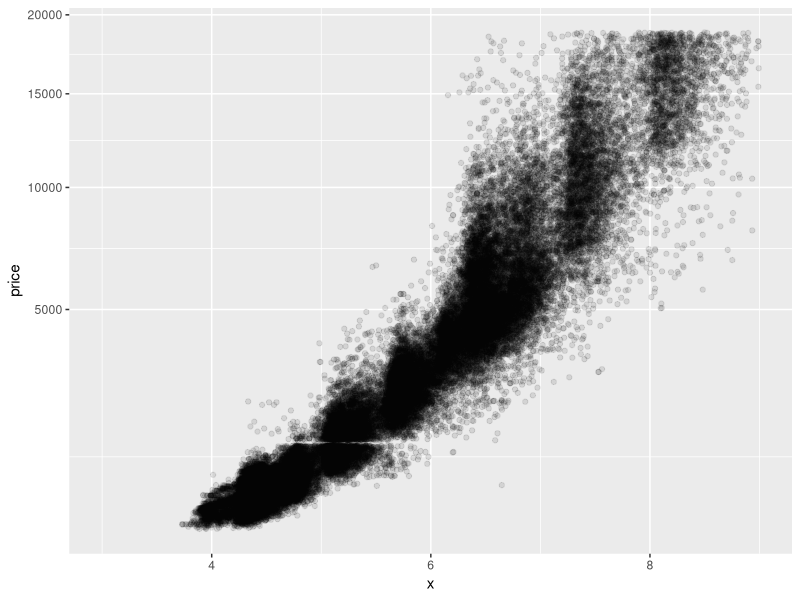
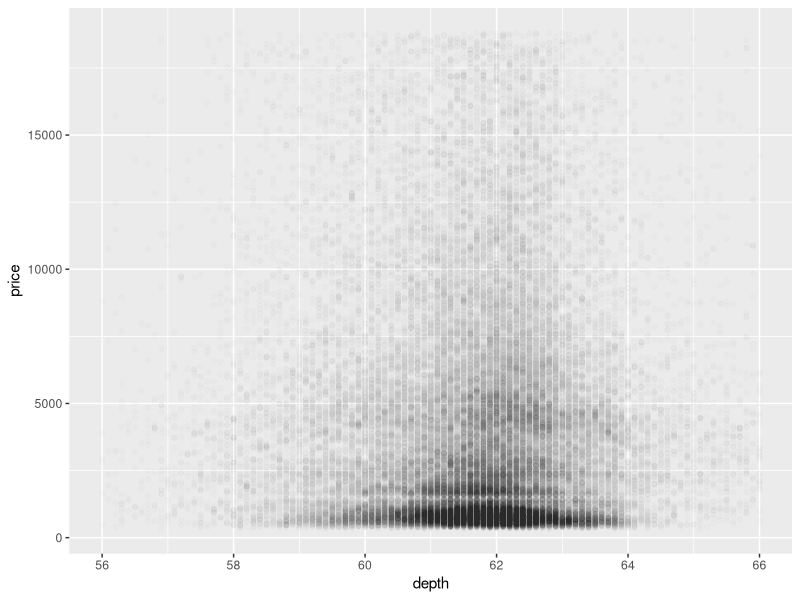
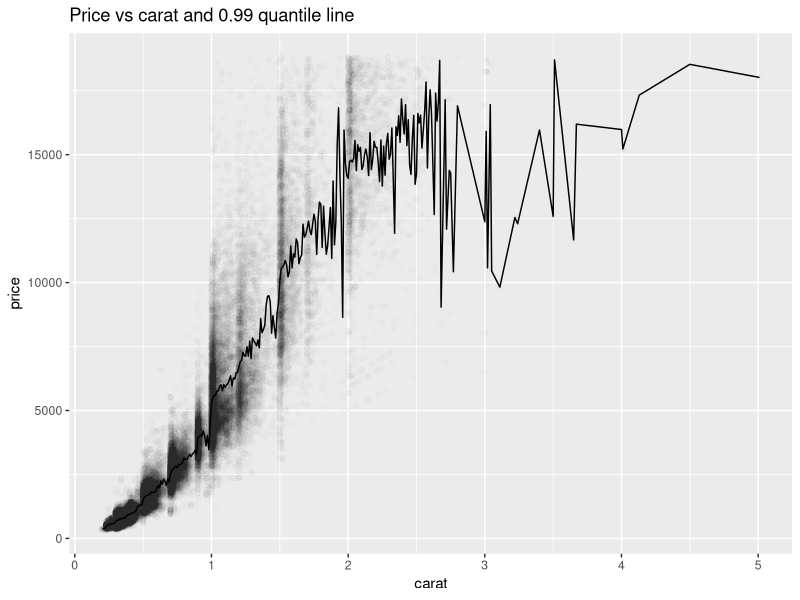
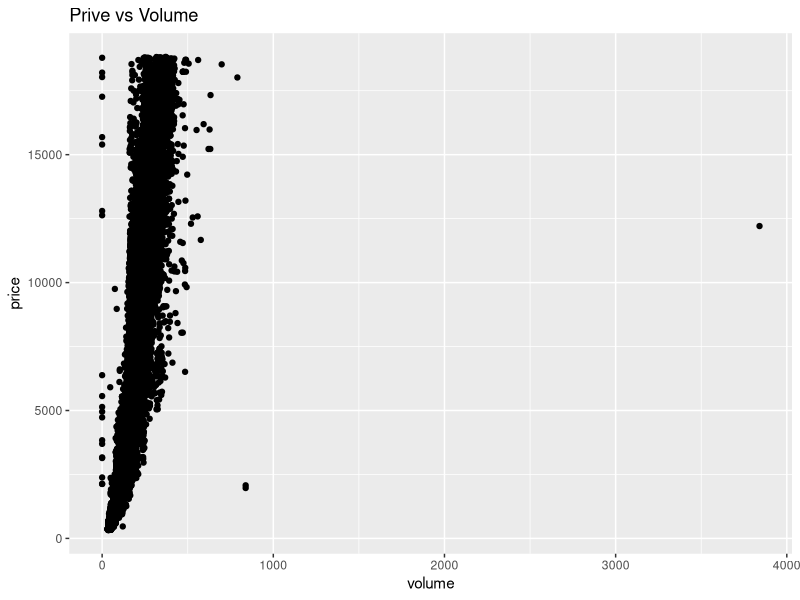
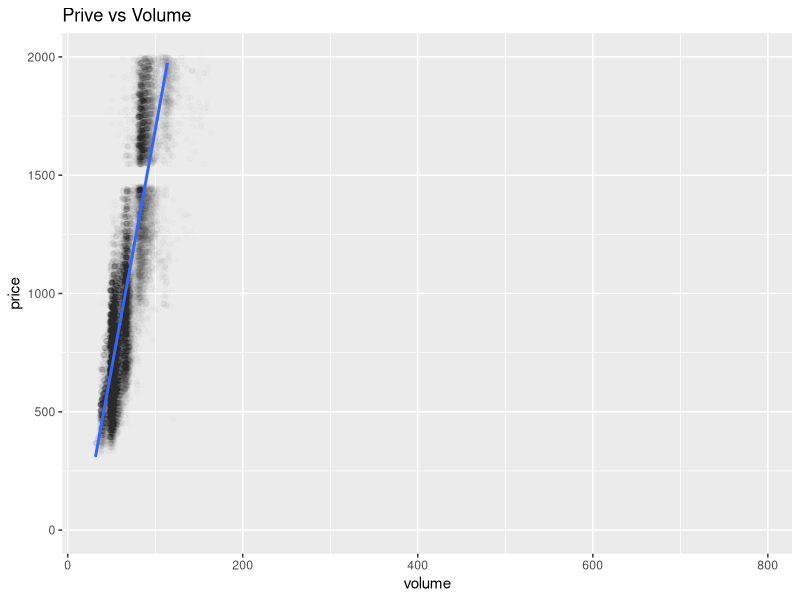
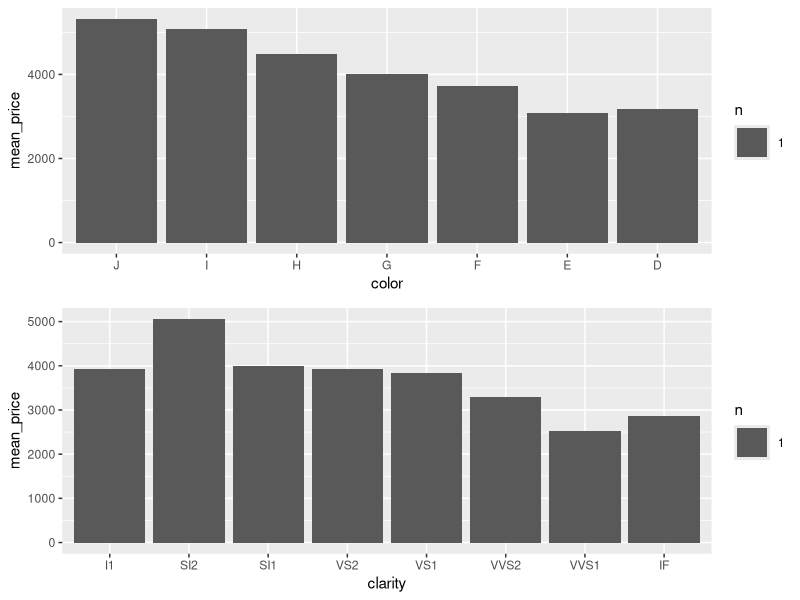
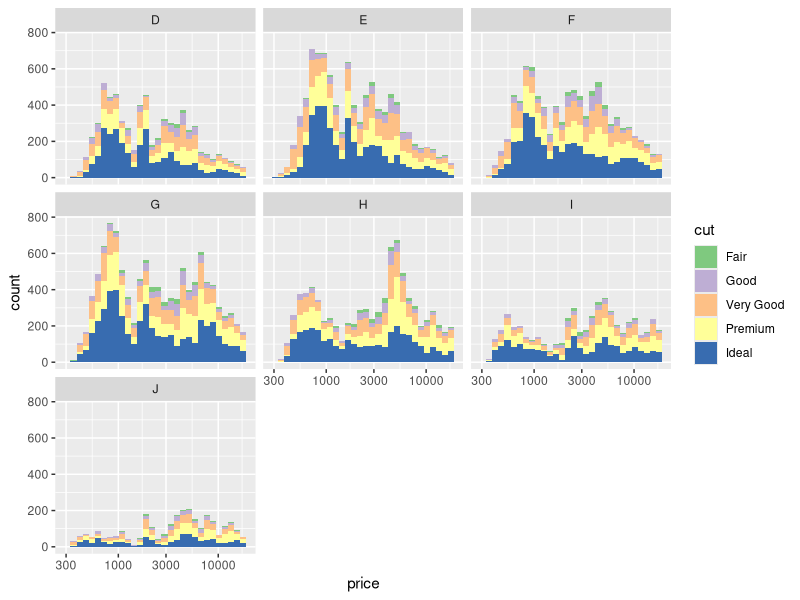
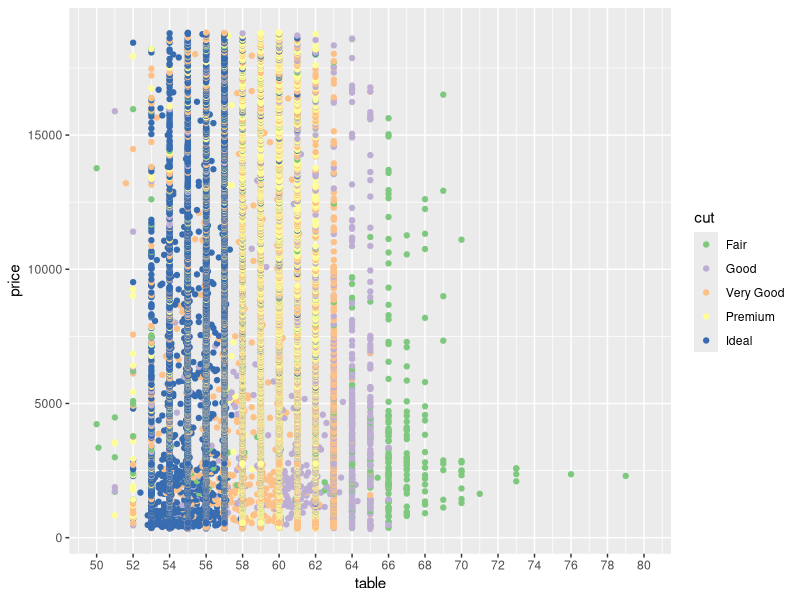

These charts were generated, in order, by the following R code:
library(ggplot2)
data("diamonds")
names(diamonds)
ggplot(aes(x, price), data=diamonds) +
  xlim(3,9) +
  geom_jitter(alpha=0.1) +
  scale_y_sqrt()

with(diamonds, cor(x, price))
with(diamonds, cor(y, price))
with(diamonds, cor(z, price))

ggplot(aes(x = depth, y = price),data=diamonds) + 
  geom_point(alpha=0.01) +
  scale_x_continuous(breaks=seq(56,66,2), limits=c(56,66))

with(diamonds, cor(depth, price))


ggplot(aes(carat, price), data=diamonds) + 
  geom_point(alpha=0.01) +
  geom_line(stat='summary', fun.y=quantile, fun.args=list(probs=0.99)) +
  labs(title='Price vs carat and 0.99 quantile line')

diamonds$volume <- diamonds$x * diamonds$y * diamonds$z
ggplot(aes(volume, price), data=diamonds) + 
  geom_point() +
  labs(title='Prive vs Volume')

library(plyr)
count(diamonds$volume == 0)
detach("package:plyr", unload=TRUE)  

round(with(subset(diamonds, diamonds$volume <= 800 & diamonds$volume != 0), cor(price, volume)), 2)

ggplot(aes(volume, price), data=subset(diamonds, diamonds$volume <= 800 & diamonds$volume != 0)) + 
  geom_point(alpha=0.01) +
  labs(title='Prive vs Volume') +
  geom_smooth(method='lm') +
  ylim(0,2000)

?geom_smooth

library(dplyr)

diamondsByClarity <- diamonds %>%
  group_by(clarity) %>%
  summarise(mean_price=mean(price),
            median_price=median(price),
            min_price=min(price),
            max_price=max(price),
            n=n())


diamonds_by_clarity <- group_by(diamonds, clarity)
diamonds_mp_by_clarity <- summarise(diamonds_by_clarity, mean_price = mean(price))

diamonds_by_color <- group_by(diamonds, color)
diamonds_mp_by_color <- summarise(diamonds_by_color, mean_price = mean(price))

library(gridExtra)
diamonds_mp_by_color$color <- factor(diamonds_mp_by_color$color,
                                     levels=c('J', 'I', 'H', 'G', 'F', 'E', 'D'))
p1 <- ggplot(diamonds_mp_by_color, aes(x=color, y=mean_price)) + geom_bar(stat='sum')
p2 <- ggplot(diamonds_mp_by_clarity, aes(x=clarity, y=mean_price)) + geom_bar(stat='sum')
grid.arrange(p1, p2, ncol=1)


##Lesson 8 Problem set: Explore many variables
ggplot(data=diamonds,aes(price)) +
  geom_histogram(aes(fill=cut)) +
  facet_wrap(~color) +
  scale_x_log10() +
  scale_fill_brewer(type='qual')

ggplot(data=diamonds, aes(x=table, y=price)) +
  geom_point(aes(color=cut)) +
  scale_x_continuous(breaks=seq(50,80,2), limits=c(50,80)) +
  scale_color_brewer(type='qual')


ggplot(data=subset(diamonds, diamonds$x*y*z < quantile(diamonds$x*y*z, 0.99)),
       aes(x=x*y*z, y=price)) +
  geom_point(aes(color=clarity)) +
  scale_y_log10() +
  scale_color_brewer(type='div')

ggplot(data=diamonds, aes(x=cut, y=price/carat)) +
  geom_jitter(aes(color=color)) +
  facet_wrap(~clarity) +
  scale_color_brewer(type = 'div')


